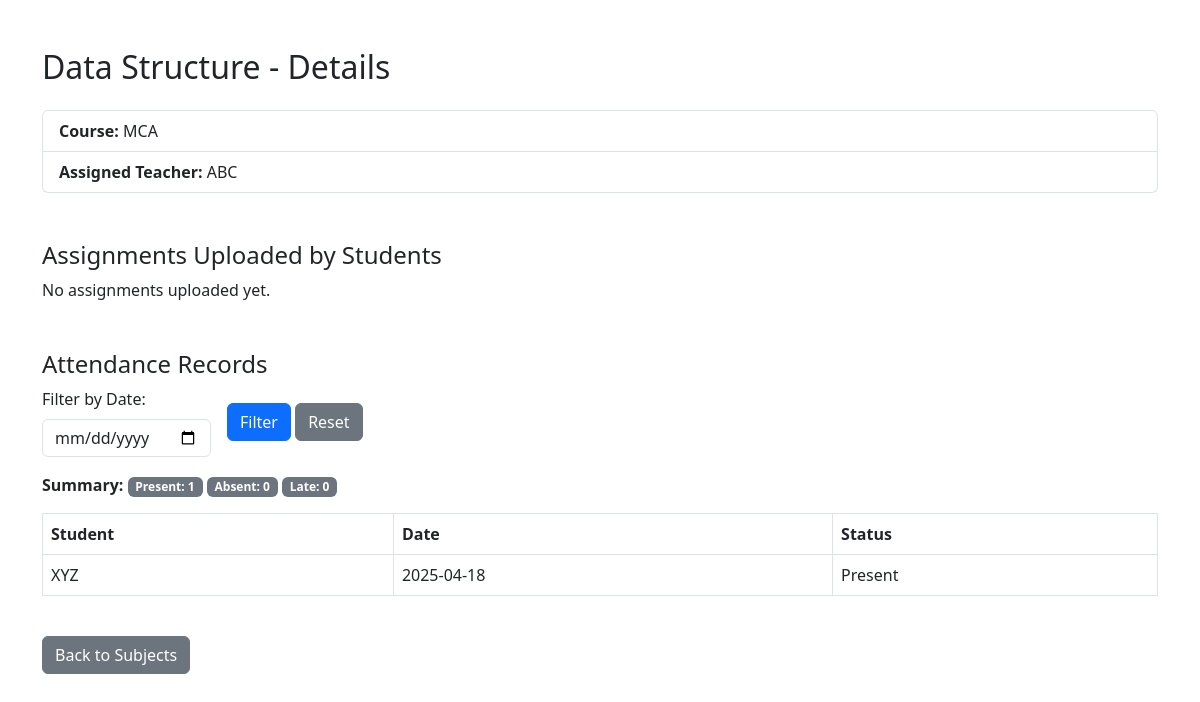
The page /dashboard/subject_details.php?subject_id=2 (signed in) on the database its author committed.
### tables this page shows
CREATE TABLE `subjects` (
  `id` int(11) NOT NULL,
  `subject_name` varchar(255) NOT NULL,
  `teacher_id` int(11) NOT NULL,
  `course_id` int(11) NOT NULL
);

CREATE TABLE `courses` (
  `id` int(11) NOT NULL,
  `course_name` varchar(255) NOT NULL
);

CREATE TABLE `users` (
  `id` int(11) NOT NULL,
  `name` varchar(255) NOT NULL,
  `email` varchar(255) NOT NULL,
  `password` varchar(255) NOT NULL,
  `role` enum('admin','teacher','student') NOT NULL,
  `course_id` int(11) DEFAULT NULL
);

CREATE TABLE `attendance` (
  `id` int(11) NOT NULL,
  `student_id` int(11) NOT NULL,
  `subject_id` int(11) NOT NULL,
  `attendance_date` date NOT NULL,
  `status` enum('present','absent','late') NOT NULL
);

### dashboard/subject_details.php (the view, shortened to what this page needs)
<?php
include '../db/db_connect.php';
$subject_id = $_GET['subject_id'];
$filter_date = isset($_GET['filter_date']) ? $_GET['filter_date'] : '';
$query = "SELECT s.subject_name, c.course_name, u.name AS teacher_name
          FROM subjects s
          JOIN courses c ON s.course_id = c.id
          JOIN users u ON s.teacher_id = u.id
          WHERE s.id = ?";
$stmt = $conn->prepare($query);
$stmt->bind_param("i", $subject_id);
$stmt->execute();
$result = $stmt->get_result();
$subject = $result->fetch_assoc();
$assignmentsQuery = "SELECT a.id, u.name AS student_name, a.file_path, a.upload_date
                     FROM assignments a
                     JOIN users u ON a.student_id = u.id
                     WHERE a.subject_id = ?";
$assignmentsStmt = $conn->prepare($assignmentsQuery);
$assignmentsStmt->bind_param("i", $subject_id);
$assignmentsStmt->execute();
$assignmentsResult = $assignmentsStmt->get_result();
$assignments = $assignmentsResult->fetch_all(MYSQLI_ASSOC);
$attendanceQuery = "SELECT a.attendance_date, a.status, u.name AS student_name
                    FROM attendance a
                    JOIN users u ON a.student_id = u.id
                    WHERE a.subject_id = ?";
$attendanceStmt = $conn->prepare($attendanceQuery);
if (!empty($filter_date)) {
    $attendanceStmt->bind_param("is", $subject_id, $filter_date);
} else {
    $attendanceStmt->bind_param("i", $subject_id);
}
$attendanceStmt->execute();
$attendanceResult = $attendanceStmt->get_result();
$attendance = $attendanceResult->fetch_all(MYSQLI_ASSOC);
$summary = ['present' => 0, 'absent' => 0, 'late' => 0];
foreach ($attendance as $record) {
    $status = strtolower($record['status']);
    if (isset($summary[$status])) {
        $summary[$status]++;
    }
}
?>
<!DOCTYPE html>
<html lang="en">
<head>
    <link href="https://cdn.jsdelivr.net/npm/bootstrap@5.3.0/dist/css/bootstrap.min.css" rel="stylesheet">
</head>
<body>
<div class="container mt-5">
    <?php if ($subject): ?>
        <h2><?php echo htmlspecialchars($subject['subject_name']); ?> - Details</h2>
        <ul class="list-group mt-4 mb-4">
            <li class="list-group-item"><strong>Course:</strong> <?php echo htmlspecialchars($subject['course_name']); ?></li>
            <li class="list-group-item"><strong>Assigned Teacher:</strong> <?php echo htmlspecialchars($subject['teacher_name']); ?></li>
        </ul>
        <h4 class="mt-5">Assignments Uploaded by Students</h4>
        <?php if (!empty($assignments)): ?>
            <table class="table table-bordered mt-3">
                <thead>
                    <tr>
                        <th>Student</th>
                        <th>File</th>
                        <th>Upload Date</th>
                    </tr>
                </thead>
                <tbody>
                    <?php foreach ($assignments as $assign): ?>
                        <tr>
                            <td><?php echo htmlspecialchars($assign['student_name']); ?></td>
                            <td><a href="../<?php echo $assign['file_path']; ?>" target="_blank">View File</a></td>
                            <td><?php echo htmlspecialchars($assign['upload_date']); ?></td>
                        </tr>
                    <?php endforeach; ?>
                </tbody>
            </table>
        <?php else: ?>
            <p>No assignments uploaded yet.</p>
        <?php endif; ?>
        <h4 class="mt-5">Attendance Records</h4>
        <form class="row row-cols-lg-auto g-3 align-items-center mb-3" method="GET">
            <div class="col-auto">
                <label for="filter_date" class="form-label">Filter by Date:</label>
                <input type="date" class="form-control" name="filter_date" id="filter_date" value="<?php echo htmlspecialchars($filter_date); ?>">
            </div>
            <div class="col-auto">
                <button type="submit" class="btn btn-primary">Filter</button>
                <a href="subject_details.php?subject_id=<?php echo $subject_id; ?>" class="btn btn-secondary">Reset</a>
            </div>
        </form>
        <div class="mb-3">
            <strong>Summary:</strong>
            <span class="badge bg-secondary">Present: <?php echo $summary['present']; ?></span>
            <span class="badge bg-secondary">Absent: <?php echo $summary['absent']; ?></span>
            <span class="badge bg-secondary">Late: <?php echo $summary['late']; ?></span>
        </div>
        <?php if (!empty($attendance)): ?>
            <table class="table table-bordered">
                <thead>
                    <tr>
                        <th>Student</th>
                        <th>Date</th>
                        <th>Status</th>
                    </tr>
                </thead>
                <tbody>
                    <?php foreach ($attendance as $att): ?>
                        <tr>
                            <td><?php echo htmlspecialchars($att['student_name']); ?></td>
                            <td><?php echo htmlspecialchars($att['attendance_date']); ?></td>
                            <td><?php echo ucfirst($att['status']); ?></td>
                        </tr>
                    <?php endforeach; ?>
                </tbody>
            </table>
        <?php else: ?>
            <p>No attendance records found<?php if ($filter_date) echo " for selected date."; ?>.</p>
        <?php endif; ?>
        <a href="../dashboard/teachers_subject.php" class="btn btn-secondary mt-4">Back to Subjects</a>
    <?php else: ?>
        <div class="alert alert-warning">Subject not found.</div>
    <?php endif; ?>
</div>
</body>
</html>

### rows shown on the page
subjects: subject_name "Data Structure", course.course_name "MCA", teacher.name "ABC"
attendance: student.name "XYZ", attendance_date "2025-04-18", status "Present"

### other values the page prints
$summary['present'] "1"
$summary['absent'] "0"
$summary['late'] "0"
